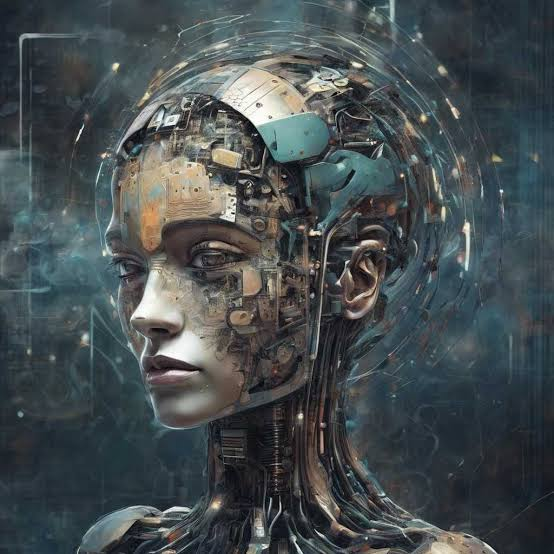
#> input picture new_fake/IMG_0785f4cc-7ee3-4496-bb73-9269172f62cd.jpg, 554 x 554 px
$ python -i image_diagnostics.py   (imports and definitions only)
#> lines starting #> are read from the running program, lines starting #| are printed output that depends on the picture
"""Image-only diagnostic visualizations derived from decoded source pixels."""

import base64
import io
import math

import numpy as np
from PIL import Image, ImageFilter
from PIL.ExifTags import TAGS


DIAGNOSTIC_LONG_EDGE = 768
ELA_JPEG_QUALITY = 90
NOISE_GAUSSIAN_RADIUS = 1.0
DISPLAY_PERCENTILE = 99.5
ATTRIBUTION_GRID_SIZE = 4


# [4 lines left out: function _png_base64, not called in this run]


def _display_scale(values):
    peak = float(np.max(values)) if values.size else 0.0
    if not math.isfinite(peak) or peak <= 0:
        return 0.0
    percentile = float(np.percentile(values, DISPLAY_PERCENTILE))
    return max(percentile, 1e-12)


# [7 lines left out: function _scaled_grayscale, not called in this run]


def _scaled_colormap(values, colors):
    """Render a diagnostic intensity map with a display-only colour scale."""
    scale = _display_scale(values)

    if scale == 0:
        black = np.zeros((*values.shape, 3), dtype=np.uint8)
        return Image.fromarray(black, mode="RGB"), scale
    else:
        normalized = np.clip(values / scale, 0.0, 1.0)
        normalized = np.power(normalized, 0.85)

    stops = np.asarray(colors, dtype=np.float32)
    positions = np.linspace(0.0, 1.0, len(stops))

    pixels = np.stack([
        np.interp(normalized, positions, stops[:, channel])
        for channel in range(3)
    ], axis=-1).astype(np.uint8)

    return Image.fromarray(pixels, mode="RGB"), scale


ELA_COLORS = [
    (18, 10, 38),     # Low: dark purple
    (48, 42, 120),    # Blue
    (38, 130, 190),   # Cyan-blue
    (45, 205, 190),   # Cyan
    (255, 235, 110),  # Yellow
    (245, 125, 55),   # Orange
    (190, 35, 65),    # High: red
]

NOISE_COLORS = [
    (8, 18, 48),      # Low: navy
    (25, 75, 150),    # Blue
    (30, 160, 190),   # Cyan
    (65, 190, 130),   # Green
    (230, 220, 70),   # Yellow
    (250, 135, 45),   # Orange
    (210, 40, 45),    # High: red
]


# [18 lines left out: function compute_ela, not called in this run]


def compute_noise_residual(image, radius=NOISE_GAUSSIAN_RADIUS):
    """Return mean absolute RGB residual from a Gaussian-blurred image."""
    source = image.convert("RGB")
    blurred = source.filter(ImageFilter.GaussianBlur(radius=radius))
    residual = np.abs(
        np.asarray(source, dtype=np.int16) - np.asarray(blurred, dtype=np.int16)
    ).mean(axis=2, dtype=np.float32)
    return _scaled_colormap(residual, NOISE_COLORS)


# [238 lines left out: functions compute_rgb_analysis, compute_attribution_heatmap, _source_preview, _jpeg_metadata, collect_source_metadata, build_visualizations, not called in this run]


def png_base64(image):
    return _png_base64(image)

>>> from PIL import Image
>>> picture = Image.open('../new_fake/IMG_0785f4cc-7ee3-4496-bb73-9269172f62cd.jpg')
#> picture is the input picture: PIL image 554x554 RGB; mean R, G, B 69.7, 77.5, 79.8
>>> result = compute_noise_residual(picture)
#> in compute_noise_residual, `residual = np.abs( np.asarray(source, dtype=np.int16) - np.asarray(blu..`:
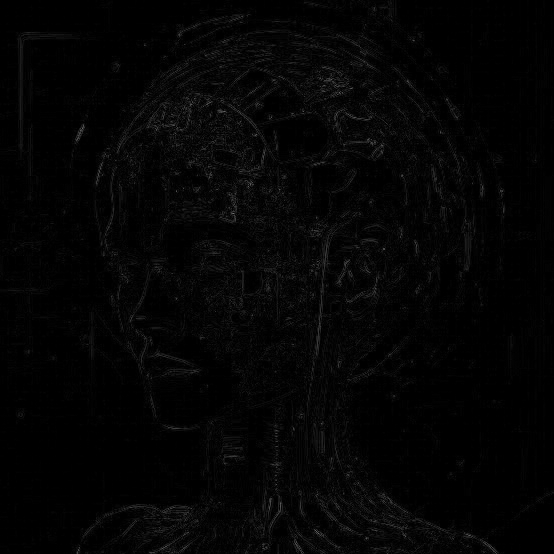
#> residual: shape (554, 554) float32; min 0, max 116.7, mean 4.5
#> in _display_scale, `peak = float(np.max(values)) if values.size else 0.0`: peak = 116.7
#> in _display_scale, `percentile = float(np.percentile(values, DISPLAY_PERCENTILE))`: percentile = 42.67
#> in _scaled_colormap, `normalized = np.clip(values / scale, 0.0, 1.0)`:
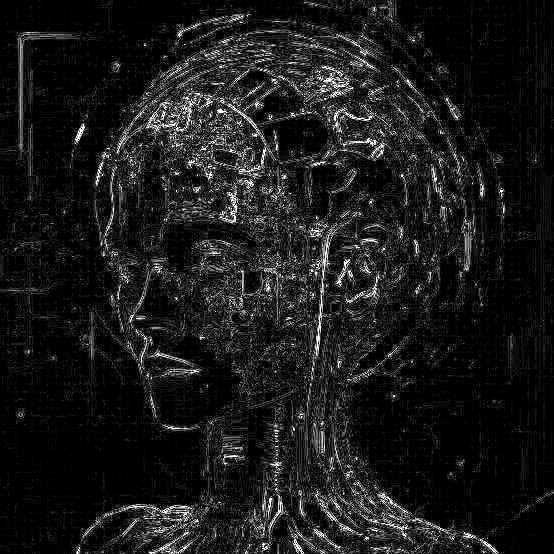
#> normalized: shape (554, 554) float32; min 0, max 1, mean 0.105
#> in _scaled_colormap, `pixels = np.stack([ np.interp(normalized, positions, stops[:, channel]..`:
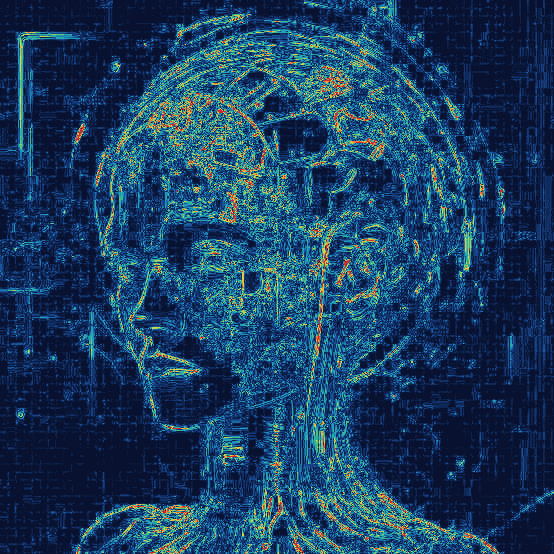
#> pixels: shape (554, 554, 3); mean of channels 0, 1, 2 25, 60.9, 95.5; drawn as R, G, B

$ run again, on new_fake/IMG_0ae9a827-b0d5-4278-b30a-fba8db9ed10d.jpg
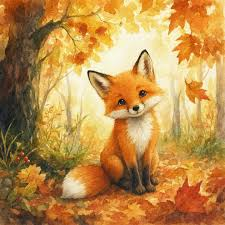
#> input picture new_fake/IMG_0ae9a827-b0d5-4278-b30a-fba8db9ed10d.jpg, 225 x 225 px
#> picture is the input picture: PIL image 225x225 RGB; mean R, G, B 187.3, 141, 76.8
#> in compute_noise_residual, `residual = np.abs( np.asarray(source, dtype=np.int16) - np.asarray(blu..`:
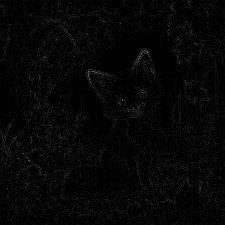
#> residual: shape (225, 225) float32; min 0, max 102, mean 6.8
#> peak = 102
#> percentile = 38.33
#> in _scaled_colormap, `pixels = np.stack([ np.interp(normalized, positions, stops[:, channel]..`:
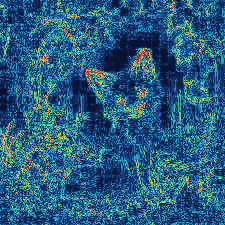
#> pixels: shape (225, 225, 3); mean of channels 0, 1, 2 35, 91.8, 125.6; drawn as R, G, B

$ run again, on new_fake/IMG_0f615566-32c1-4b57-9c6e-70f4e9484896.jpg
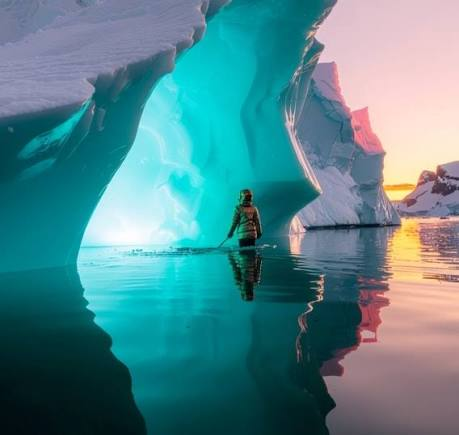
#> input picture new_fake/IMG_0f615566-32c1-4b57-9c6e-70f4e9484896.jpg, 459 x 435 px
#> picture is the input picture: PIL image 459x435 RGB; mean R, G, B 80.4, 133.5, 140.3
#> in compute_noise_residual, `residual = np.abs( np.asarray(source, dtype=np.int16) - np.asarray(blu..`:
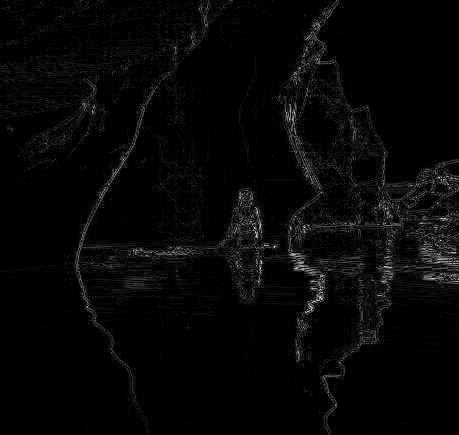
#> residual: shape (435, 459) float32; min 0, max 59, mean 1.6; drawn with min black and max white
#> peak = 59
#> percentile = 23.33
#> in _scaled_colormap, `pixels = np.stack([ np.interp(normalized, positions, stops[:, channel]..`:
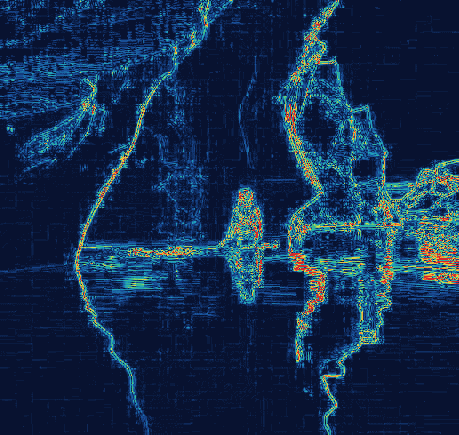
#> pixels: shape (435, 459, 3); mean of channels 0, 1, 2 19.8, 44.2, 76.5; drawn as R, G, B

$ run again, on new_fake/IMG_105d9051-e231-44a4-9071-1b49045706bb.jpg
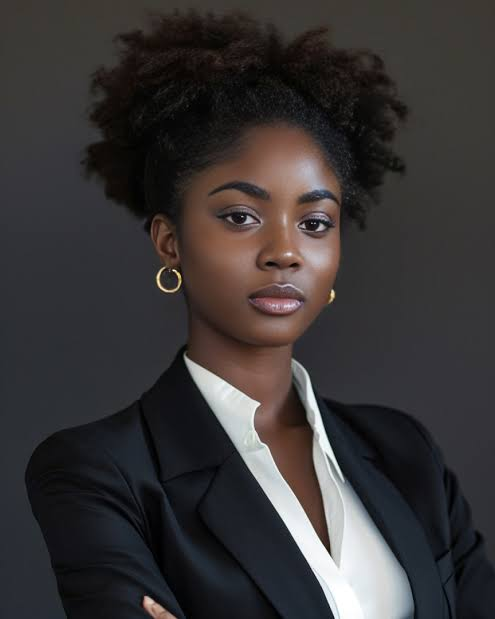
#> input picture new_fake/IMG_105d9051-e231-44a4-9071-1b49045706bb.jpg, 495 x 619 px
#> picture is the input picture: PIL image 495x619 RGB; mean R, G, B 56.6, 53.3, 53.8
#> in compute_noise_residual, `residual = np.abs( np.asarray(source, dtype=np.int16) - np.asarray(blu..`:
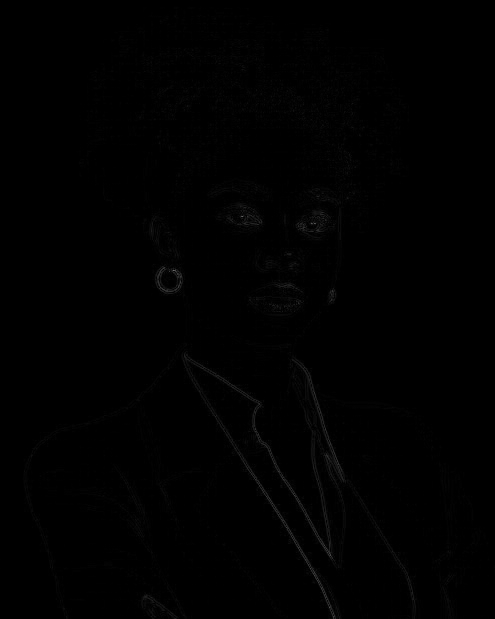
#> residual: shape (619, 495) float32; min 0, max 109, mean 0.9
#> peak = 109
#> percentile = 24.99
#> in _scaled_colormap, `pixels = np.stack([ np.interp(normalized, positions, stops[:, channel]..`:
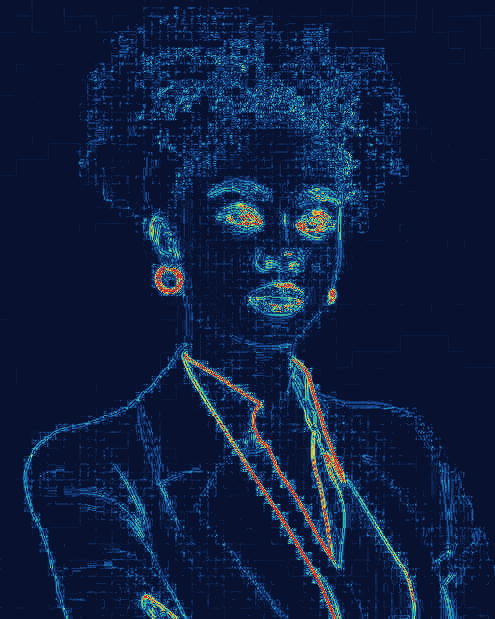
#> pixels: shape (619, 495, 3); mean of channels 0, 1, 2 13.8, 31.2, 64.8; drawn as R, G, B
